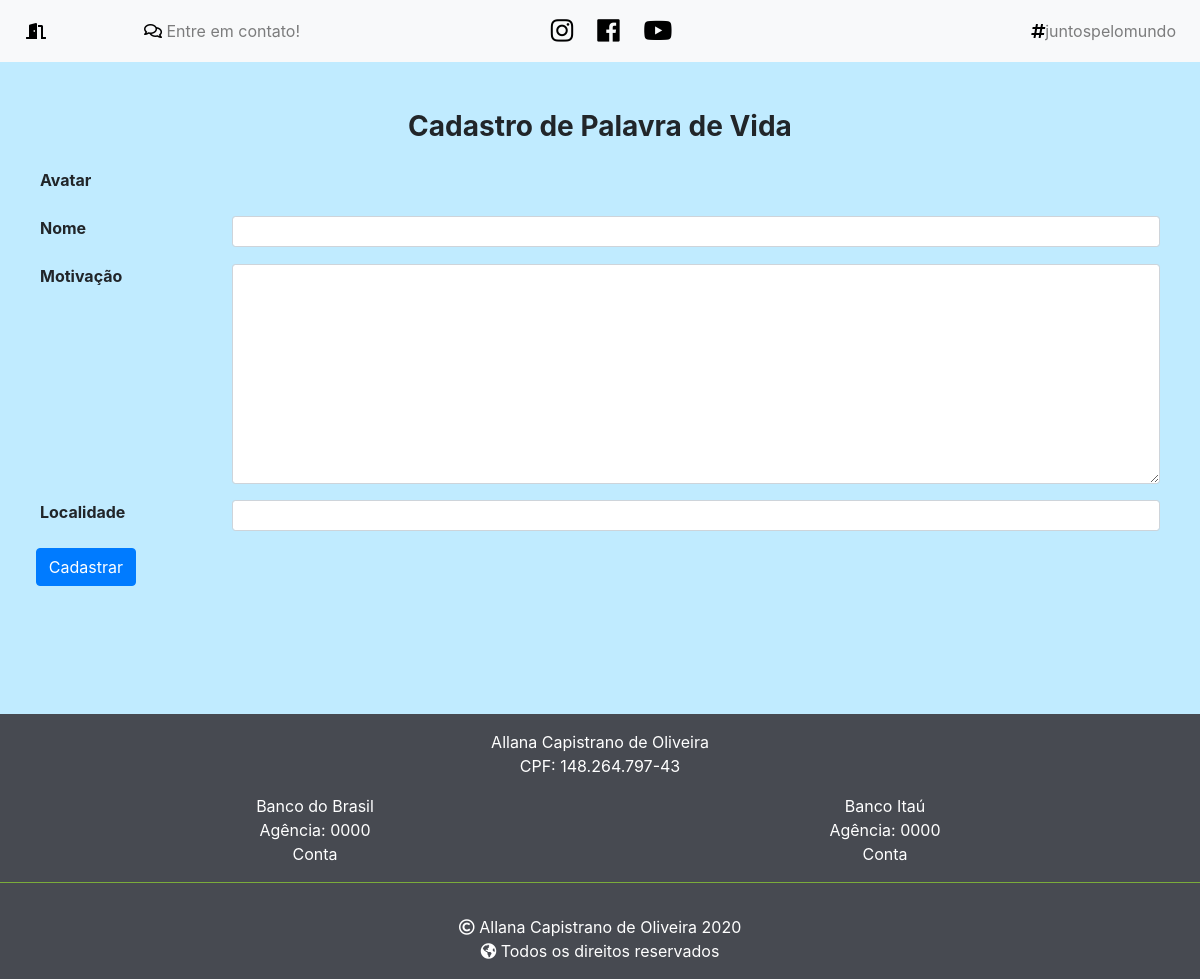
Before: /palavra_vida/cadastra_motivacao/ with the older database file.
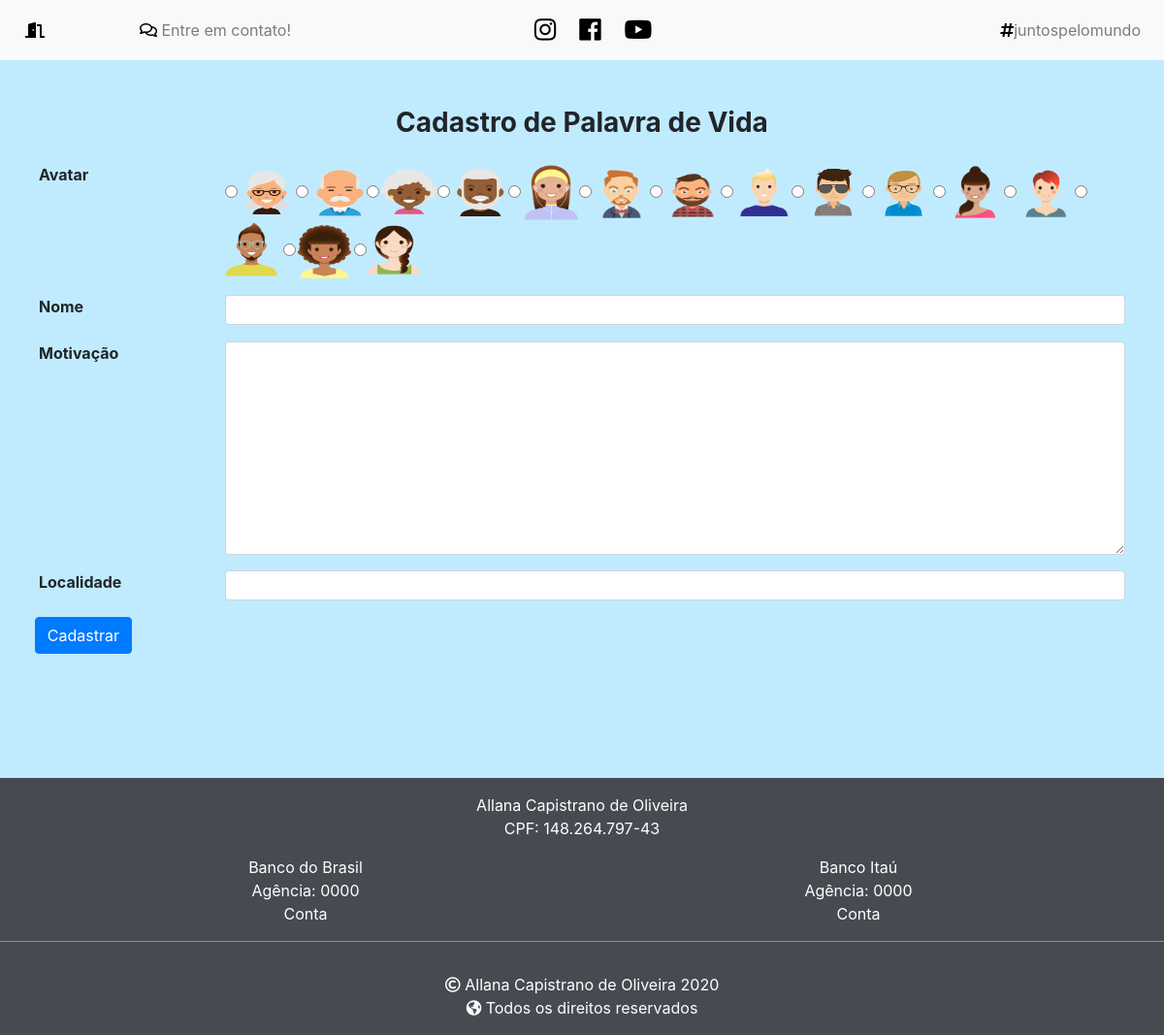
After: the same page with the newer database file.
### palavra_vida/models.py (models this page shows, shortened)
class Avatar(models.Model):
    imagem = models.CharField(max_length=60)
    class Meta:
        db_table = 'avatar'

### palavra_vida/views.py (the view)
# urls.py: path('cadastra_motivacao/', views.cadastra_motivacao, name='cadastra_motivacao'),
def cadastra_motivacao(request):
    avatares = Avatar.objects.all().order_by('id')
    if request.POST:
        motivacao_form = PalavraVidaForm(request.POST)
        if motivacao_form.is_valid():
            motivacao = motivacao_form.save(commit=False)
            motivacao.save()
            messages.add_message(request, messages.INFO, 'Palavra de Vida cadastrada com sucesso!')
            return render(request, 'palavra_vida/cadastra_motivacao.html', {'form': motivacao_form, 'avatares': avatares})
    else:
        motivacao_form = PalavraVidaForm()
    return render(request, 'palavra_vida/cadastra_motivacao.html', {'form': motivacao_form, 'avatares': avatares})

### palavra_vida/forms.py
class PalavraVidaForm(forms.ModelForm):
    class Meta:
        model = PalavraVida
        fields = {'nome', 'motivacao', 'avatar', 'localidade'}
    def __init__(self, *args, **kwargs):
        super().__init__(*args, **kwargs)
        self.fields['nome'].error_messages={'required': 'Campo obrigatório!'}
        self.fields['nome'].widget.attrs.update({'class': 'form-control form-control-sm'})
        self.fields['motivacao'].error_messages = {'required': 'Campo obrigatório!'}
        self.fields['motivacao'].widget.attrs.update({'class': 'form-control form-control-sm'})
        self.fields['avatar'].error_messages = {'required': 'Campo obrigatório!'}
        self.fields['localidade'].error_messages = {'required': 'Campo obrigatório!'}
        self.fields['localidade'].widget.attrs.update({'class': 'form-control form-control-sm'})

### palavra_vida/templates/palavra_vida/cadastra_motivacao.html (shortened to what this page needs)
{% extends "base.html" %}
{% load static %}
{% block link %}
    <link rel="stylesheet" href="{% static 'css/palavra_vida.css' %}" type="text/css">
{% endblock %}
{% block corpo %}
<div class="mb-4" style="padding-top: 20px;">
    <h3 class="font-weight-bold text-center">Cadastro de Palavra de Vida</h3>
</div>
<form action="" method="POST" class="pb-4" novalidate>
    <div class="row mb-xl-3">
        <div class="col-xl-12 mb-3">
            <div class="row">
                <label for="id_avatar" class="col-xl-2 font-weight-bold">Avatar</label>
                <div class="col-xl-10">
                    <div class="form-inline avatar-imagem">
                        {% for avatar in avatares %}
                            <input type="radio" id="{{ avatar.id }}" name="avatar" value="{{ avatar.id }}">
                            <label for="{{ avatar.id }}"><img src="{% static 'images/avatar/'|add:avatar.imagem %}"></label><br>
                        {% endfor %}
                    </div>
                </div>
            </div>
        </div>
        <div class="col-xl-12 mb-3">
            <div class="row">
                <label for='id_nome' class="col-xl-2 font-weight-bold">Nome</label>
                <div class="col-xl-10">
                    {{ form.nome }}
                </div>
            </div>
        </div>
        <div class="col-xl-12 mb-3">
            <div class="row">
                <label for="id_motivacao" class="col-xl-2 font-weight-bold">Motivação</label>
                <div class="col-xl-10">
                    {{ form.motivacao }}
                </div>
            </div>
        </div>
        <div class="col-xl-12 mb-3">
            <div class="row">
                <label for="id_localidade" class="col-xl-2 font-weight-bold">Localidade</label>
                <div class="col-xl-10">
                    {{ form.localidade }}
                </div>
            </div>
        </div>
        <div class="row mb-5">
            <div class="col-xl-6">
                <div class="row">
                    <div class="col-xl-10 offset-xl-2">
                        <button id="botao" type="submit" class="btn btn-primary">
                            Cadastrar
                        </button>
                    </div>
                </div>
            </div>
        </div>
    </div>
</form>
{% endblock %}

### templates/base.html (shortened to what this page needs)
{% load static %}
<!DOCTYPE html>
<html lang="en">
<head>
    <link rel="stylesheet" href="{% static 'css/bootstrap.min.css' %}" type="text/css">
    <link rel="stylesheet" href="{% static 'css/all.css' %}" type="text/css">
    <link rel="stylesheet" href="{% static 'css/template.css' %}" type="text/css">
    <link rel="stylesheet" href="{% static 'css/jquery-ui.min.css' %}" type="text/css">
    {% block link %}
    {% endblock %}
    <link href='https://maxcdn.bootstrapcdn.com/font-awesome/4.3.0/css/font-awesome.min.css' rel='stylesheet' type='text/css'>
</head>
<body>
    <nav class="navbar navbar-light bg-light navbar-expand-md fixed-top cabecalho">
        <a class="nav-link nav-item d-flex justify-content-center" href="{% url 'index' %}"><i class="fas fa-door-open"></i></a>
        <div class="navbar-nav mr-auto esquerda d-none d-md-block">
            <a class="d-none d-md-block nav-link nav-item" href="https://wa.me/5521996667273" target="_blank"><i class="far fa-comments"></i> Entre em contato!</a>
        </div>
        <div class="navbar-nav mr-auto direita">
            <div class="row">
                <a class="nav-link nav-item d-flex justify-content-center small mr-2" href="https://www.instagram.com/oliveira_allana/" target="_blank"><i class="fab fa-instagram fa-2x"></i></a>
                <a class="nav-link nav-item d-flex justify-content-center small mr-2" href="https://www.facebook.com/Allana.C.deoliveira" target="_blank"><i class="fab fa-facebook fa-2x"></i></a>
                <a class="nav-link nav-item d-flex justify-content-center small mr-2" href="https://www.youtube.com/user/AllaanaGodislove" target="_blank"><i class="fab fa-youtube fa-2x"></i></a>
            </div>
        </div>
        <div class="navbar-nav">
            <a class="d-none d-md-block nav-link nav-item hastag" href="{% url 'palavra_vida:index' %}"><i class="fas fa-hashtag"></i><span>juntospelomundo</span></a>
        </div>
    </nav>
    <main class="principal">
        {% block corpo %}
        {% endblock %}
    </main>
    <footer class="rodape">
        <div class="text-center py-3">
            <p>Allana Capistrano de Oliveira</p>
            <p>CPF: 148.264.797-43</p>
        </div>
        <div class="container">
            <div class="row">
                <div class="col text-center">
                    <p>Banco do Brasil</p>
                    <p>Agência: 0000</p>
                    <p>Conta</p>
                </div>
                <div class="col text-center">
                    <p>Banco Itaú</p>
                    <p>Agência: 0000</p>
                    <p>Conta</p>
                </div>
            </div>
        </div>
        <hr style="border-color: #7bac3b;">
        <div class="footer-copyright text-center py-3">
          <p><i class="far fa-copyright"></i> Allana Capistrano de Oliveira 2020</p>
          <p><i class="fas fa-globe-americas"></i> Todos os direitos reservados</p>
        </div>
    </footer>
</body>
</html>

### static/css/all.css (style rules this page uses)
.fa, .fas, .far, .fal, .fab { -moz-osx-font-smoothing: grayscale; -webkit-font-smoothing: antialiased; display: inline-block; font-style: normal; font-variant: normal; text-rendering: auto; line-height: 1; }
.fa-2x { font-size: 2em; }
.fa-comments:before { content: "\f086"; }
.fa-copyright:before { content: "\f1f9"; }
.fa-door-open:before { content: "\f52b"; }
.fa-facebook:before { content: "\f09a"; }
.fa-globe-americas:before { content: "\f57d"; }
.fa-hashtag:before { content: "\f292"; }
.fa-instagram:before { content: "\f16d"; }
.fa-youtube:before { content: "\f167"; }
.fab { font-family: 'Font Awesome 5 Brands'; }
.far { font-family: 'Font Awesome 5 Free'; font-weight: 400; }
.fa, .fas { font-family: 'Font Awesome 5 Free'; font-weight: 900; }

### static/css/template.css (style rules this page uses)
body { background-color: #c0ebff; }
.esquerda { float: right; padding-left: 80px; }
.direita { padding-right: 100px; }
.nav-item { padding: 10px; }
.nav-item i { color: black; }
.hastag { float: right; padding-right: 50px; }
footer { background-color: #474A51; position: relative; bottom: 0; color: white; }
footer p { padding: 0px; margin: 0px; }
.principal { height: 90%; margin-top: 50px; padding: 40px; }

### static/css/palavra_vida.css (style rules this page uses)
.avatar-imagem img { width: 60px; height: 60px; }
.avatar-imagem { margin-right: 10px; }

Changed rows visible on the page:
added Avatar: imagem (picture)
added Avatar: imagem (picture)
added Avatar: imagem (picture)
added Avatar: imagem (picture)
added Avatar: imagem (picture)
added Avatar: imagem (picture)
added Avatar: imagem (picture)
added Avatar: imagem (picture)
added Avatar: imagem (picture)
added Avatar: imagem (picture)
added Avatar: imagem (picture)
added Avatar: imagem (picture)
added Avatar: imagem (picture)
added Avatar: imagem (picture)
added Avatar: imagem (picture)
